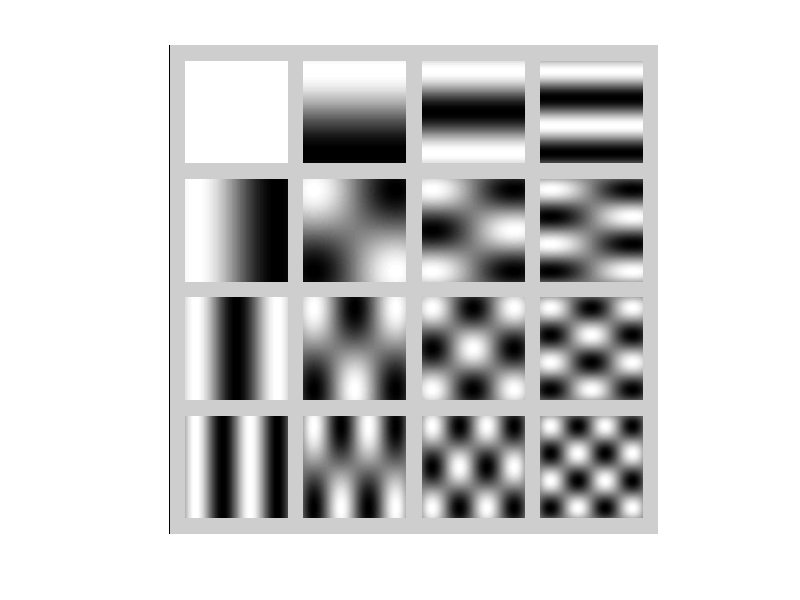

MATLAB code for this plot:
n = 601;
b=ceil(0.15*n);
N = 4;

P = ones((n+b)*N+b)*0.6;
for i=0:N-1
    for j=0:N-1
        [u,v] = meshgrid(linspace(-1,N,n));
        F = cos(pi*(2*u+1)*i*0.5/N).*cos(pi*(2*v+1)*j*0.5/N);
        P((b+(n+b)*i+1):(b+(n+b)*i+n),(b+(n+b)*j+1):(b+(n+b)*j+n)) = F;
        
%         subplot(8,8,8*i+j+1);
% %         imagesc(F); colormap(gray);
%         axis off;
%         axis square;
    end
end

figure, imagesc(P), colormap(gray), axis off, axis square;

% imwrite(P,'dct2functions.png');
